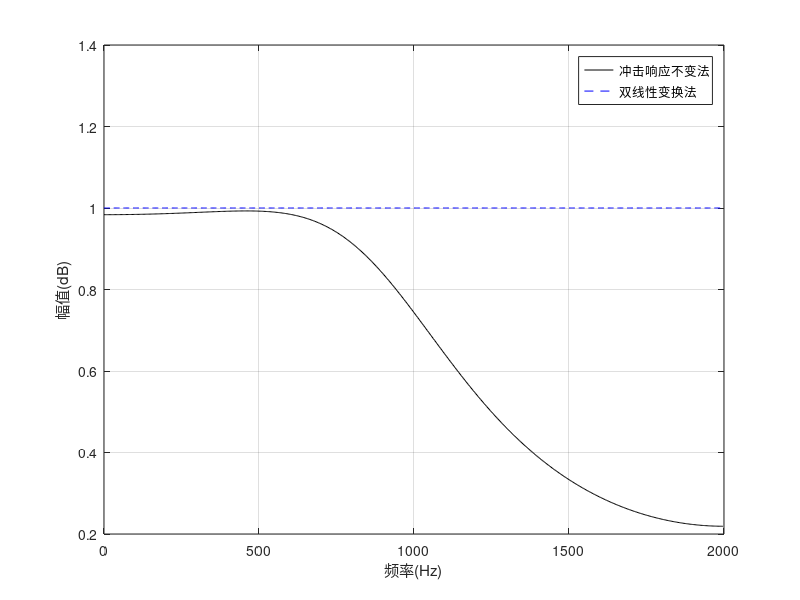

This chart was generated by the following MATLAB code:
clear;close all;clc;
N=3;T=250*10^(-6);
fs=1/T;fc=1000;
[B,A]=butter(N,2*pi*fc,'s');
[num1,den1]=impinvar(B,A,fs)
[h1,w]=freqz(num1,den1);
[B,A]=butter(N,2/T*tan(2*pi*fc*T/2),'s');
[num2,den2]=bilinear(B,A,fs)
[h2,w]=freqz(num2,den2);
f=w/pi*2000;
plot(f,abs(h1),'k',f,abs(h2),'b--');
grid on;
xlabel('频率(Hz)');ylabel('幅值(dB)');
legend('冲击响应不变法','双线性变换法');
